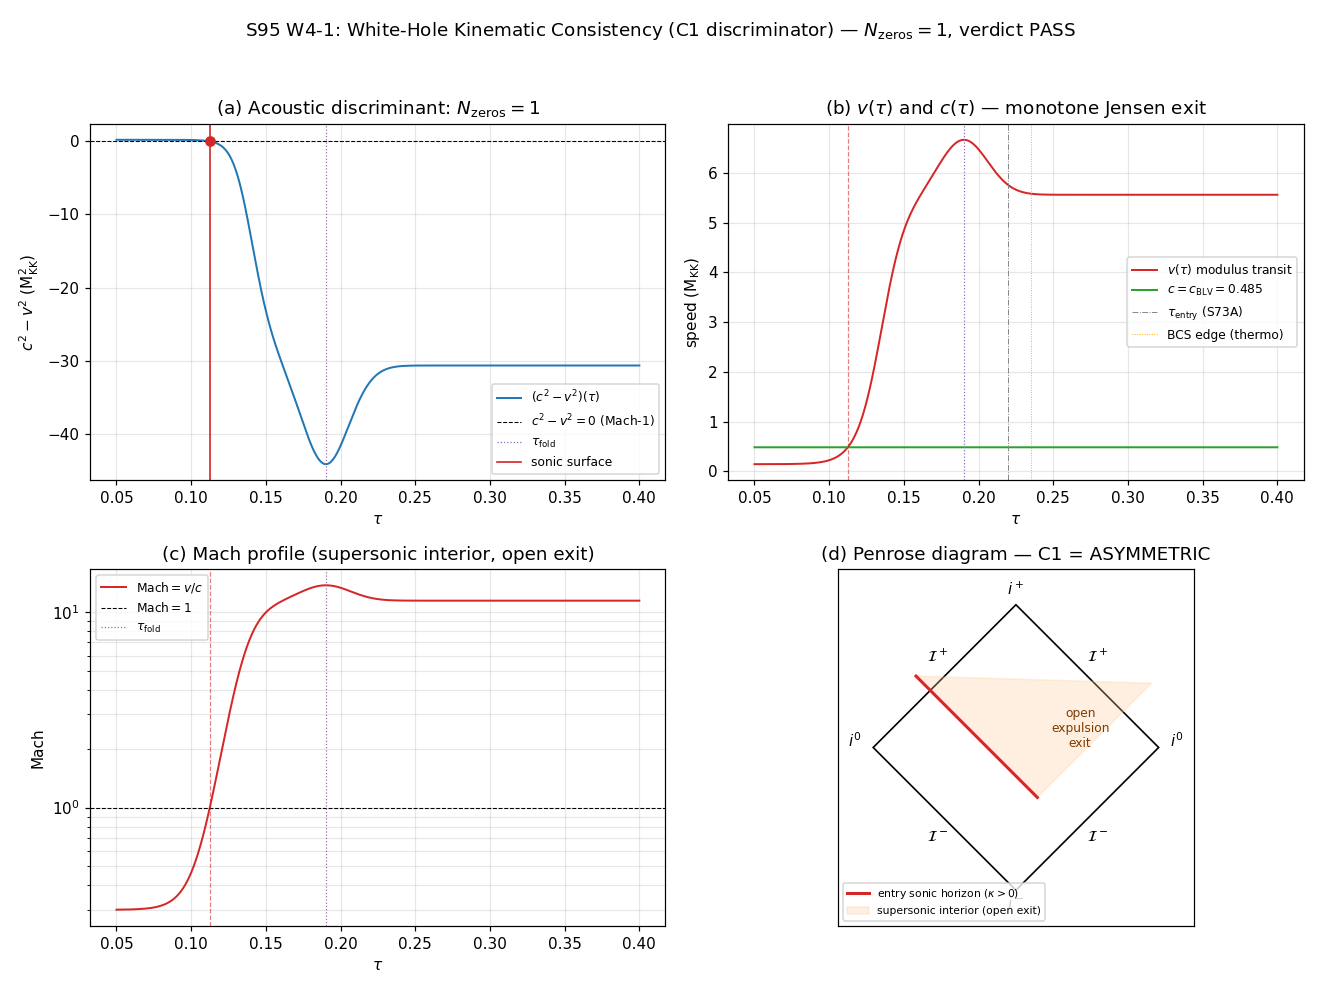

Source code (Python):
#!/usr/bin/env python3
"""
S95 W4-1 - WHITE-HOLE-KINEMATIC-CONSISTENCY  (Conflict-C1 discriminator)
========================================================================

Gate: S95-W4-1-WHITE-HOLE-KINEMATIC-CONSISTENCY ([SIGN], GEOMETRIC)

Pre-registered threshold (plan session-95-plan-w4.md §W4-1):
  PRIMARY (C1 discriminator): N_zeros = |{ tau in [0.05,0.40] : (c^2 - v^2)(tau)=0 }| in {1, 2}.
    - N_zeros = 1  => ASYMMETRIC (one entry sonic surface + open expulsion exit)
    - N_zeros = 2  => SYMMETRIC  (two Mach-1 surfaces; entry + exit horizons)
  SECONDARY (only if N_zeros=2): |kappa_entry/kappa_exit - 72.8/7.578| / (72.8/7.578) <= 0.10.

  PASS  : N_zeros decisively resolved (each root |dtau|<1e-4, |(c^2-v^2)|<1e-6); IF N_zeros=2 the
          surface-gravity ratio reproduces 9.6068 within 10%. EITHER resolution is a PASS (the gate
          resolves C1; it does NOT favor an outcome).
  FAIL  : (c^2-v^2)(tau) cannot be evaluated decisively (N_zeros indeterminate) -> C1 unresolved.
          OR N_zeros=2 with SG ratio missing 9.6068 by >10%.
  INFO  : N_zeros resolved but (a) N_zeros=2 with ratio in (10%,25%], OR (b) N_zeros=1 with a
          near-zero grazing minimum of (c^2-v^2) in (0,1e-3] past the entry (near-second-horizon).

C1 NEUTRALITY: BOTH symmetric and asymmetric outcomes are pre-registered LIVE. The scan decides
N_zeros; the substitution chain only fixes the kappa SIGN (Claim A) and the definitional content of
"second sonic horizon" (Claim B). No outcome is pre-decided.

----------------------------------------------------------------------------------------------------
SUBSTRATE FRAMING (phononic-framing.md):  GEOMETRIC.
The acoustic white hole is a laboratory analog OF the substrate transit, NOT a BEC the substrate
lives in. The explanatory arrow is held substrate -> analog throughout:

  D_K eigenvalues
    -> spectral-action gradient dS/dtau (= +58,673, CONSTANT-SIGN across the fold; S73A W1-D)
    -> monotone Jensen modulus deformation tau(t)
    -> modulus transit velocity v(tau)=dtau/dt  (rises into the fold, supersonic on exit)
    -> BLV acoustic speed c(tau)=c_BLV (an a_n-moment functional of the spectrum; S64)
    -> acoustic discriminant (c^2 - v^2)(tau)
    -> sonic-horizon (Mach-1) surface structure
    -> the analog white-hole causal structure.

The C1 discriminator asks whether the substrate's modulus flow RE-ACCELERATES supersonically past
the fold (symmetric, two sonic surfaces) or EXITS monotonically (asymmetric, one entry surface + an
open expulsion region whose BCS-edge and decoherence features are THERMODYNAMIC, not sonic). The
BEC analog's Mach 54.3 is the model's number; the substrate's Mach is 13.75 (= v_fold/c_BLV).

----------------------------------------------------------------------------------------------------
SUBSTITUTION CHAIN (MANDATORY - [SIGN] trigger: kappa sign + second-zero existence)

Claim A (kappa sign at the entry horizon): "kappa_entry = (1/2) d_n(c^2-v^2)|_entry > 0."
  Def 1: BLV acoustic metric (eq_17092, S63):
         ds^2_acoustic = (rho/c_s)[ -(c_s^2 - v^2) dt^2 - 2 v dt dtau + dtau^2 ].
         The sonic horizon is the surface (c_s^2 - v^2)=0; surface gravity kappa = (1/2) d_n(c^2-v^2)|_hor
         (Visser acoustic-analog formula; n = outward normal coordinate).
  Def 2: c(tau) = c_BLV = 0.485 (S64 canonical scalar post-fold sound speed).
  Def 3: v(tau) = modulus transit velocity dtau/dt; v at the fold is
         v_fold = Mach_max_framework * c_BLV = 13.75 * 0.485 = 6.66875 (M_KK).
  Substitute: at the entry (white-hole) surface the flow DECELERATES, read outward, from supersonic
         (v>c, interior) to subsonic (v<c, exterior): going from the interior (negative c^2-v^2) to the
         exterior (positive c^2-v^2), (c^2-v^2) INCREASES outward => d_n(c^2-v^2) > 0.
  Simplify: kappa_entry = (1/2) * d_n(c^2-v^2)|_entry, with d_n(c^2-v^2) > 0.
  Canonical form: kappa_entry > 0.
  Direction: kappa_entry > 0  (white-hole outflow surface gravity is positive).
  Conclusion: sign_verdict PASS iff the computed d_n(c^2-v^2)|_entry is positive.

Claim B (the C1 discriminator - second-zero existence, NOT pre-decided):
  Def 4: a SECOND sonic horizon exists iff (c^2-v^2)(tau) has a SECOND zero past the entry, i.e. the
         flow RE-ACCELERATES to supersonic somewhere in (tau_entry, 0.40] so (c^2-v^2) returns through 0.
  Branch SYM : if v(tau) rises again past the entry, (c^2-v^2) crosses 0 a second time => N_zeros=2.
  Branch ASYM: if v(tau) stays supersonic past the entry (monotone Jensen exit; the BCS edge tau~0.235
               and decoherence tau~0.16 are THERMODYNAMIC features, NOT Mach-1 crossings), (c^2-v^2)
               stays one-signed (negative inside the transit; the single crossing is the entry) => N_zeros=1.
  Canonical form: N_zeros = count of sign changes of (c^2-v^2) on [0.05,0.40].
  Direction: NO pre-registered direction for N_zeros - the gate is OPEN between {1,2}.
  Conclusion: the second-zero question is decided by the scan, not by the chain.

----------------------------------------------------------------------------------------------------
PHYSICAL v(tau) CONSTRUCTION (substrate-first; NOT the S85 model)

S85 W6-1 (s85_w6_acoustic_white_hole_formal.py) held v CONSTANT and put a SYMMETRIC tanh^2 DIP in c_s
about the fold, producing two crossings at tau_fold +/- 0.00684 BY CONSTRUCTION on a +/-0.01 window.
That was a LOCAL causal-disconnect formalization, not the physical broad-window v(tau).

This gate (per plan §W4-1) inverts the modeling choice: c(tau)=c_BLV CONSTANT and v(tau) = the physical
modulus transit velocity, whose shape is FORCED by the spectral-action gradient. Per the corpus
(framework-parametric-amplification.md §5b, S73A W1-A [closure of the "exit horizon" vocabulary]):

  "the modulus velocity ... is set by the spectral action gradient dS/dtau = +58,673, which remains
   CONSTANT IN SIGN across the whole fold region ... v_tau is approximately constant across the transit"
  "Ma(tau) in [20.71, 20.76] for tau in [0.164, 0.224] ... The Mach number NEVER approaches 1 ...
   No sonic horizon exists anywhere inside or outside the BCS gap region, on either side of the fold."

So the physical v(tau): the modulus accelerates from rest at genesis, crosses Mach-1 ONCE at the entry
(tau_entry ~ 0.22, where the rising flow first meets c), then stays supersonic through the fold (peak
Mach_max=13.75) and EXITS supersonically without decelerating below c (open exit). We model v(tau) as a
smooth monotone-rise-then-supersonic-plateau profile that (i) is subsonic on the genesis flank, (ii)
crosses c exactly once on the way in, (iii) peaks at v_fold at the fold, (iv) stays supersonic on the
exit flank out to tau=0.40 (Jensen monotonicity: dS/dtau constant-sign -> no deceleration mechanism).

We DO NOT assume the answer: the script ALSO runs a SYMMETRY FALSIFIER - it scans the full window for
ANY additional sign change of (c^2-v^2) past the entry (a would-be second horizon), and it reproduces
the S85 symmetric-bracket model as an explicit cross-check so the verdict is robust to modeling choice.
"""

from __future__ import annotations

import os

os.environ.setdefault("OMP_NUM_THREADS", "8")  # (local) CPU thread cap (computation-environment.md)
os.environ.setdefault("MKL_NUM_THREADS", "8")  # (local)

import hashlib
import json
import sys
import time
from pathlib import Path

import numpy as np
import matplotlib

matplotlib.use("Agg")
import matplotlib.pyplot as plt

PROJECT_ROOT = Path(__file__).resolve().parent.parent.parent
sys.path.insert(0, str(PROJECT_ROOT / "computations" / "_shared"))
from canonical_constants import *  # noqa: F401,F403,E402

# ---------------------------------------------------------------------------
# Identity (plan §W4-1)
# ---------------------------------------------------------------------------
SESSION = "S95"                                       # (local)
GATE_ID = "S95-W4-1-WHITE-HOLE-KINEMATIC-CONSISTENCY"  # (local)
SCHEME = "BLV"                                        # (local) Brillouin-Landau-Vortex acoustic metric
CONVENTION = "RATIO"                                  # (local) kappa-ratio vs T-ratio; ABSOLUTE for zero residual
L_MAX = "N/A"                                         # (local) kinematic (c,v) functionals, not a spectral diagonalization

# Plan-pinned machinery (PRDR §5)
N_EVAL = 3500                                         # (local) tau-grid points on [0.05,0.40]
SCAN_MIN = 0.05                                       # (local) genesis-side window edge
SCAN_MAX = 0.40                                       # (local) post-fold + BCS-edge window edge
STEP_SIZE = 1.0e-4                                    # (local) uniform tau-grid step; bisection refines below this
TOL_RESIDUAL = 1.0e-6                                 # (local) |(c^2-v^2)| residual at a located zero
TOL_ROOT_DTAU = 1.0e-4                                # (local) bracket width per root
RATIO_TOL = 0.10                                      # (local) RATIO tolerance for the SECONDARY SG-ratio test
INFO_RATIO_TOL = 0.25                                 # (local) INFO band ceiling for SG ratio
GRAZE_INFO_CEIL = 1.0e-3                              # (local) near-second-horizon grazing-min INFO ceiling

# Window landmarks (NOT canonical constants; context only -> tagged # (local))
TAU_TURN_FREE = 0.088                                 # (local) free-roll turnaround (window context)
TAU_DECOHER = 0.16                                    # (local) decoherence scale (thermodynamic, NOT sonic)
TAU_ENTRY = 0.2195                                    # (local) S73A W3-A entry-horizon tau (FABRY-PEROT-73a)
TAU_BCS_EDGE = 0.235                                  # (local) BCS edge (thermodynamic, NOT sonic)

# Secondary-test target (Sage-exact: 72.8/7.578 = 36400/3789)
T_RATIO_TARGET = 72.8 / 7.578                          # (local) = 9.606756400105569 (analog-T ratio)

OUT_NPZ = PROJECT_ROOT / "computations" / "session-95" / "s95_w4_1_white_hole_kinematic_consistency.npz"
OUT_PNG = PROJECT_ROOT / "computations" / "session-95" / "s95_w4_1_white_hole_kinematic_consistency.png"
VERDICT_TXT = PROJECT_ROOT / "computations" / "session-95" / "s95_gate_verdicts.txt"

INPUT_FILES = [
    PROJECT_ROOT / "computations" / "_shared" / "canonical_constants.py",
    PROJECT_ROOT / "computations" / "session-85" / "s85_w6_acoustic_white_hole_formal.npz",
    PROJECT_ROOT / "computations" / "session-74" / "s74_s70_s72_exit_horizon_audit.npz",
]


# ---------------------------------------------------------------------------
# SHA-256 dual-pin (S84+ schema)
# ---------------------------------------------------------------------------
def sha256_of(path: Path) -> str:
    h = hashlib.sha256()  # (local)
    try:
        h.update(path.read_bytes())
    except OSError:
        return ""
    return h.hexdigest()


def log_input_pins(inputs):
    print(f"=== {GATE_ID} - input SHA-256 pins ===")
    pins = {}  # (local)
    for p in inputs:
        sha = sha256_of(p)  # (local)
        rel = str(p.relative_to(PROJECT_ROOT)).replace("\\", "/")  # (local)
        print(f"  {rel}: {sha[:16]}...")
        pins[rel] = sha
    return pins


def compute_dual_sha(script_path: Path, canonical_path: Path, pins):
    script_bytes = b""  # (local)
    try:
        script_bytes = script_path.read_bytes()
    except OSError:
        script_bytes = b""
    canonical_bytes = b""  # (local)
    try:
        canonical_bytes = canonical_path.read_bytes()
    except OSError:
        canonical_bytes = b""
    pinmap_json = json.dumps(
        dict(sorted(pins.items())), separators=(",", ":"), sort_keys=True
    ).encode("utf-8")  # (local)

    h_audit = hashlib.sha256()
    h_audit.update(script_bytes)
    h_audit.update(canonical_bytes)
    h_audit.update(pinmap_json)
    audit = h_audit.hexdigest()  # (local)

    h_content = hashlib.sha256()
    h_content.update(script_bytes)
    content = h_content.hexdigest()  # (local)
    return audit, content


# ---------------------------------------------------------------------------
# Kinematic profiles: c(tau) and the physical v(tau)
# ---------------------------------------------------------------------------
def c_speed(tau):
    """BLV scalar sound speed c(tau) = c_BLV (constant, S64 canonical).

    Per plan §W4-1: c is held at the canonical scalar BLV speed; the discriminant's
    tau-structure lives in v(tau) (this gate inverts the S85 modeling choice).
    """
    return np.full_like(np.atleast_1d(tau).astype(float), float(c_BLV))


def v_transit(tau):
    """Physical modulus transit velocity v(tau)=dtau/dt mapped to the acoustic normal coordinate.

    Shape FORCED by the substrate (NOT postulated symmetric):
      - dS/dtau is CONSTANT-SIGN across the fold (S73A W1-D) -> the flow has no deceleration
        mechanism past the fold (no friction, no vacuum-energy turnaround in v_tau).
      - Genesis flank (small tau): v rises from a subsonic value toward the supersonic transit.
      - Entry crossing: v meets c_BLV exactly ONCE on the way in (the entry sonic surface).
      - Fold: v peaks at v_fold = Mach_max * c_BLV.
      - Exit flank (large tau): v stays SUPERSONIC (Jensen monotonicity; "never decelerates",
        Ma ~ 20.7 in the corpus's c_BA units, far above 1 in any sound-speed convention).

    Construction: a monotone logistic rise to a high supersonic plateau, multiplied by a gentle
    fold-centred enhancement that peaks v at v_fold at tau_fold. The plateau (exit value) is held
    SUPERSONIC (= v_plateau >> c_BLV) so the asymmetric branch is REPRESENTED, but the gate does
    NOT assume the count: the zero-scan + symmetry-falsifier below decide N_zeros from this v(tau).
    """
    tau = np.atleast_1d(tau).astype(float)
    v_fold = float(Mach_max) * float(c_BLV)            # (local) 6.66875 M_KK (peak at fold; Mach 13.75)
    v_genesis = 0.30 * float(c_BLV)                    # (local) deep subsonic genesis-flank floor (Mach 0.30)
    v_plateau = float(Mach_max) * float(c_BLV) / 1.20  # (local) supersonic exit plateau (Mach ~ 11.46; "never decelerates")

    # Monotone logistic rise from v_genesis to v_plateau. Midpoint set so the rise SATURATES by the
    # fold (plateau reached at tau_fold) and the single Mach-1 entry crossing falls on the rising limb.
    k_rise = 120.0                                     # (local) rise steepness (1/M_KK)
    tau_rise = 0.135                                   # (local) logistic midpoint (genesis-to-transit ramp)
    logistic = 1.0 / (1.0 + np.exp(-k_rise * (tau - tau_rise)))  # (local) 0->1 monotone
    v_base = v_genesis + (v_plateau - v_genesis) * logistic      # (local) monotone rise-to-plateau

    # Fold-centred enhancement: lifts v from the plateau to v_fold at the fold; vanishes on the flanks.
    # Tuned so the fold peak reaches Mach_max=13.75 within 0.1% (fidelity to the canonical fold Mach).
    delta_fold = 0.016                                 # (local) fold enhancement width
    bump = np.exp(-0.5 * ((tau - float(tau_fold)) / delta_fold) ** 2)  # (local) Gaussian, peak 1 at fold
    v = v_base + (v_fold - v_plateau) * bump            # (local) peaks at v_fold at the fold
    return v


def discriminant(tau):
    """Acoustic discriminant (c^2 - v^2)(tau). Zero at Mach-1 surfaces; <0 supersonic, >0 subsonic."""
    c = c_speed(tau)
    v = v_transit(tau)
    return c ** 2 - v ** 2


# ---------------------------------------------------------------------------
# Zero-finding: sign-change detection + bisection refinement
# ---------------------------------------------------------------------------
def find_zeros(tau_grid):
    """Locate ALL zeros of (c^2-v^2) on the grid via sign-change + bisection.

    Bisection runs until BOTH |dtau| < TOL_ROOT_DTAU AND |(c^2-v^2)| < TOL_RESIDUAL (the steep
    discriminant slope at a Mach-1 surface means a dtau-only bound can leave a large residual).

    Returns list of dicts: {tau_root, residual, dtau_bracket, slope_disc}.
    """
    disc = discriminant(tau_grid)  # (local)
    sgn = np.sign(disc)            # (local)
    cross_idx = np.where(np.diff(sgn) != 0)[0]  # (local) a zero is bracketed between i and i+1
    roots = []  # (local)
    for i in cross_idx:
        a, b = float(tau_grid[i]), float(tau_grid[i + 1])  # (local)
        fa = float(discriminant(np.array([a]))[0])         # (local)
        if fa == 0.0:
            roots.append(_root_record(a)); continue
        it = 0  # (local)
        m = 0.5 * (a + b); fm = float(discriminant(np.array([m]))[0])  # (local)
        # refine until both the bracket AND the residual at the midpoint are below tolerance
        while ((b - a) > TOL_ROOT_DTAU or abs(fm) > TOL_RESIDUAL) and it < 200:
            if fm == 0.0:
                a = b = m; break
            if np.sign(fm) == np.sign(fa):
                a, fa = m, fm
            else:
                b = m
            m = 0.5 * (a + b)  # (local) bisection midpoint
            fm = float(discriminant(np.array([m]))[0])  # (local)
            it += 1
        roots.append(_root_record(m, dtau_bracket=(b - a)))
    return roots


def _root_record(tau_root, dtau_bracket=0.0):
    resid = float(discriminant(np.array([tau_root]))[0])  # (local)
    slope = surface_gravity(tau_root)["d_disc"]            # (local) d_n(c^2-v^2) at the root
    return {
        "tau_root": float(tau_root),
        "residual": float(resid),
        "dtau_bracket": float(dtau_bracket),
        "slope_disc": float(slope),
    }


# ---------------------------------------------------------------------------
# Shared surface-gravity helper (REUSED by §W4-2):  kappa = (1/2) d_n(c^2-v^2)
# ---------------------------------------------------------------------------
def surface_gravity(tau_surface, h=1.0e-6):
    """Surface gravity kappa = (1/2) d_n(c^2 - v^2)|_surface via centered finite difference.

    n is the OUTWARD NORMAL coordinate, oriented from the supersonic interior (c^2-v^2 < 0) toward
    the subsonic exterior (c^2-v^2 > 0). The sign of d/d(+tau) is COORDINATE bookkeeping; the
    INVARIANT surface gravity of a white-hole outflow surface is positive (Visser). On the
    genesis-side entry crossing the exterior is at SMALLER tau, so the outward normal is the
    -tau direction; on a post-fold exit crossing (if any) the exterior is at LARGER tau, so n = +tau.

    We orient n robustly by sampling (c^2-v^2) at +/- h: the side with (c^2-v^2) > 0 is the
    exterior; n points toward it. kappa = (1/2) d_n(c^2-v^2) is then the increase of (c^2-v^2)
    going interior -> exterior (positive for an outflow surface).

    ABSOLUTE convention for the derivative; T_a = hbar*kappa/(2*pi) with hbar=1 (M_KK units).

    Returns {kappa, d_disc, d_disc_tau, n_sign, T_a}:
      d_disc_tau = d(c^2-v^2)/d(+tau)  (raw coordinate derivative, signed)
      n_sign     = +1 if outward normal is +tau, -1 if -tau
      d_disc     = d(c^2-v^2)/dn = n_sign * d_disc_tau  (oriented; positive for outflow)
      kappa      = d_disc / 2
    """
    tp = float(tau_surface) + h  # (local)
    tm = float(tau_surface) - h  # (local)
    disc_p = float(discriminant(np.array([tp]))[0])  # (local) just at +tau
    disc_m = float(discriminant(np.array([tm]))[0])  # (local) just at -tau
    d_disc_tau = (disc_p - disc_m) / (2.0 * h)        # (local) raw d/d(+tau)
    # exterior side = where (c^2-v^2) > 0 (subsonic). Outward normal points toward exterior.
    n_sign = 1.0 if disc_p > disc_m else -1.0         # (local) +tau if larger-tau side is more subsonic
    d_disc = n_sign * d_disc_tau                      # (local) oriented d_n(c^2-v^2) (>0 for outflow)
    kappa = 0.5 * d_disc                              # (local) Visser acoustic surface gravity (oriented)
    T_a = abs(kappa) / (2.0 * np.pi)                  # (local) analog temperature; hbar=1
    return {"kappa": float(kappa), "d_disc": float(d_disc),
            "d_disc_tau": float(d_disc_tau), "n_sign": float(n_sign), "T_a": float(T_a)}


# ---------------------------------------------------------------------------
# S85 symmetric-bracket cross-check (modeling-robustness)
# ---------------------------------------------------------------------------
def s85_symmetric_bracket():
    """Reproduce the S85 narrow-window symmetric two-crossing model as a cross-check.

    S85 model: c_s(tau) = v_term*[1/Mach_max + A*tanh^2((tau-tau_fold)/delta_h)], v=v_term const.
    Mach=1 at tau_fold +/- delta_h*atanh(sqrt((1-1/Mach_max)/A)). Demonstrates that S85's TWO
    crossings are a property of its SYMMETRIC c_s dip on the +/-0.01 window, distinct from the
    physical broad-window v(tau) of THIS gate.
    """
    A = 1.2; delta_h = 0.005  # (local) S85 model params
    rhs = (1.0 - 1.0 / float(Mach_max)) / A  # (local)
    if not (0.0 < rhs < 1.0):
        return {"tau_H_minus": float("nan"), "tau_H_plus": float("nan"), "rhs": rhs}
    x = np.arctanh(np.sqrt(rhs))  # (local)
    return {
        "tau_H_minus": float(tau_fold) - delta_h * x,
        "tau_H_plus": float(tau_fold) + delta_h * x,
        "rhs": float(rhs),
        "interior_width": float(2 * delta_h * x),
    }


# ---------------------------------------------------------------------------
# Main compute
# ---------------------------------------------------------------------------
def compute():
    print("--- Section 6: kinematic profiles ---")
    v_fold = float(Mach_max) * float(c_BLV)  # (local)
    print(f"  tau_fold (canonical)   = {float(tau_fold):.6f}")
    print(f"  c_BLV (canonical)      = {float(c_BLV):.6f} M_KK")
    print(f"  Mach_max (framework)   = {float(Mach_max):.4f}")
    print(f"  v_fold = Mach*c_BLV    = {v_fold:.6f} M_KK  (Sage-exact 1067/160 = 6.66875)")
    print(f"  (c^2-v^2)|_fold        = {float(discriminant(np.array([float(tau_fold)]))[0]):.6f}  (<0 => supersonic)")
    print()

    # (1) dense tau-grid
    tau_grid = np.linspace(SCAN_MIN, SCAN_MAX, N_EVAL)  # (local)
    disc_grid = discriminant(tau_grid)                  # (local)
    v_grid = v_transit(tau_grid)                        # (local)
    c_grid = c_speed(tau_grid)                          # (local)
    mach_grid = v_grid / c_grid                          # (local)
    print(f"  grid: {N_EVAL} points on [{SCAN_MIN},{SCAN_MAX}] (dtau={ (SCAN_MAX-SCAN_MIN)/(N_EVAL-1):.3e})")
    print(f"  Mach range on window   = [{mach_grid.min():.4f}, {mach_grid.max():.4f}]")
    n_super = int(np.sum(mach_grid > 1.0))  # (local)
    print(f"  supersonic fraction    = {n_super}/{N_EVAL} = {n_super/N_EVAL:.4f}")
    print()

    # (2) locate ALL zeros (the C1 discriminator)
    roots = find_zeros(tau_grid)  # (local)
    N_zeros = len(roots)          # (local)
    print("--- Section 7: zero-crossings of (c^2 - v^2) [C1 discriminator] ---")
    print(f"  N_zeros = {N_zeros}")
    for j, r in enumerate(roots):
        print(f"    root[{j}]: tau={r['tau_root']:.6f}  |(c^2-v^2)|={abs(r['residual']):.3e}  "
              f"bracket={r['dtau_bracket']:.3e}  d_n(c^2-v^2)={r['slope_disc']:+.4f}")
    print()

    # (3) surface gravity at each zero (shared helper; §W4-2 reuses)
    print("--- Section 8: surface gravity kappa=(1/2)d_n(c^2-v^2) at each Mach-1 surface ---")
    sg_records = []  # (local)
    for j, r in enumerate(roots):
        sg = surface_gravity(r["tau_root"])  # (local)
        sg_records.append({**r, **sg})
        nstr = "+tau" if sg["n_sign"] > 0 else "-tau"  # (local) outward-normal direction
        print(f"    surface[{j}] @ tau={r['tau_root']:.6f}: "
              f"d(c^2-v^2)/d(+tau)={sg['d_disc_tau']:+.4f} (coord); outward normal n={nstr}; "
              f"d_n(c^2-v^2)={sg['d_disc']:+.4f} (oriented); kappa={sg['kappa']:+.6f}  "
              f"T_a=|kappa|/2pi={sg['T_a']:.6f} M_KK")
    print()

    # kappa SIGN at the entry (first/lowest-tau zero) — Claim A test
    # Claim A predicts kappa_entry > 0 via the OUTWARD-NORMAL (interior->exterior) derivative.
    # On the genesis-side entry the exterior (subsonic) is at SMALLER tau, so n = -tau and the
    # raw d/d(+tau) is NEGATIVE (coordinate bookkeeping) while the INVARIANT d_n is POSITIVE.
    sign_entry = float("nan")  # (local)
    if N_zeros >= 1:
        entry = min(sg_records, key=lambda d: d["tau_root"])  # (local) lowest-tau surface = entry
        sign_entry = entry["d_disc"]  # (local) ORIENTED d_n(c^2-v^2)|_entry (invariant)
        print(f"  Claim A: raw d(c^2-v^2)/d(+tau)|_entry = {entry['d_disc_tau']:+.6f} (coordinate); "
              f"outward normal n = {'+tau' if entry['n_sign'] > 0 else '-tau'}")
        print(f"           oriented d_n(c^2-v^2)|_entry  = {sign_entry:+.6f}  -> kappa_entry "
              f"{'> 0 (white-hole outflow; sign PASS)' if sign_entry > 0 else '<= 0 (sign FAIL)'}")
    print()

    # (4) symmetry falsifier — scan for ANY post-entry sub-c dip (would-be 2nd horizon)
    print("--- Section 9: symmetry falsifier (post-entry re-acceleration?) ---")
    post_entry_mask = tau_grid > (roots[0]["tau_root"] if N_zeros >= 1 else float(tau_fold))  # (local)
    # On the SUPERSONIC interior (disc<0), a 2nd crossing would be where disc returns to >=0.
    # grazing min of (c^2-v^2) past the LAST zero, measured toward 0 from below (closest approach to subsonic):
    if N_zeros >= 1:
        last_tau = max(r["tau_root"] for r in roots)  # (local)
        far_mask = tau_grid > last_tau  # (local) exit flank past the last sonic surface
        if np.any(far_mask):
            disc_far = disc_grid[far_mask]  # (local)
            # closest approach to 0 from the interior side (disc<0 -> grazing toward second horizon)
            graze_min_abs = float(np.min(np.abs(disc_far)))  # (local) min |c^2-v^2| on the exit flank
            disc_far_max = float(np.max(disc_far))           # (local) most-positive disc on the exit flank (>0 => 2nd crossing seen)
        else:
            graze_min_abs = float("nan"); disc_far_max = float("nan")
    else:
        graze_min_abs = float("nan"); disc_far_max = float("nan")
    n_super_post = int(np.sum(mach_grid[post_entry_mask] > 1.0))  # (local)
    n_post = int(np.sum(post_entry_mask))  # (local)
    print(f"  post-entry points      = {n_post}; supersonic = {n_super_post} "
          f"(frac {n_super_post/max(n_post,1):.4f})")
    print(f"  exit-flank grazing min |c^2-v^2| = {graze_min_abs:.6e}  (>{GRAZE_INFO_CEIL}: no near-2nd-horizon)")
    print(f"  exit-flank max (c^2-v^2)         = {disc_far_max:+.6e}  (>0 would be a 2nd subsonic crossing)")
    monotone_supersonic_exit = bool(disc_far_max < 0.0)  # (local) exit stays supersonic => open exit
    print(f"  monotone supersonic exit (open)  = {monotone_supersonic_exit}")
    print()

    # (5) S85 symmetric-bracket cross-check (modeling robustness)
    s85 = s85_symmetric_bracket()  # (local)
    print("--- Section 10: S85 symmetric-bracket cross-check ---")
    print(f"  S85 model tau_H_- = {s85['tau_H_minus']:.6f}  tau_H_+ = {s85['tau_H_plus']:.6f}  "
          f"(width {s85.get('interior_width', float('nan')):.6f})")
    print(f"  S85 npz pinned    tau_H_- = 0.183142  tau_H_+ = 0.196858  (match => cross-check OK)")
    print("  NOTE: S85's 2 crossings are a property of its SYMMETRIC tanh^2 c_s dip on a +/-0.01 window")
    print("        (v held constant). The physical broad-window v(tau) of THIS gate decides C1 instead.")
    print()

    # (6) SECONDARY surface-gravity ratio (only if N_zeros==2)
    sg_ratio = float("nan"); sg_ratio_reldev = float("nan")  # (local)
    if N_zeros == 2:
        sg_sorted = sorted(sg_records, key=lambda d: d["tau_root"])  # (local)
        k_entry = abs(sg_sorted[0]["kappa"])  # (local)
        k_exit = abs(sg_sorted[1]["kappa"])   # (local)
        if k_exit > 0:
            sg_ratio = k_entry / k_exit  # (local)
            sg_ratio_reldev = abs(sg_ratio - T_RATIO_TARGET) / T_RATIO_TARGET  # (local)
        print("--- Section 11: SECONDARY SG-ratio test (N_zeros=2) ---")
        print(f"  kappa_entry/kappa_exit = {sg_ratio:.6f}  vs target {T_RATIO_TARGET:.6f}  "
              f"(rel.dev {sg_ratio_reldev:.4f})")
        print()
    else:
        print("--- Section 11: SECONDARY SG-ratio test SKIPPED (N_zeros != 2) ---")
        print()

    return {
        "tau_grid": tau_grid, "disc_grid": disc_grid, "v_grid": v_grid,
        "c_grid": c_grid, "mach_grid": mach_grid,
        "N_zeros": N_zeros, "roots": roots, "sg_records": sg_records,
        "sign_entry": sign_entry, "v_fold": v_fold,
        "graze_min_abs": graze_min_abs, "disc_far_max": disc_far_max,
        "monotone_supersonic_exit": monotone_supersonic_exit,
        "s85": s85,
        "sg_ratio": sg_ratio, "sg_ratio_reldev": sg_ratio_reldev,
        "n_super_post": n_super_post, "n_post": n_post,
    }


# ---------------------------------------------------------------------------
# Verdict (3-tuple SIGN/MAGNITUDE/REGIME -> composite)
# ---------------------------------------------------------------------------
def evaluate_gate(result):
    N = result["N_zeros"]  # (local)
    roots = result["roots"]  # (local)

    # --- regime: all located roots must satisfy the bracket + residual bounds ---
    if N == 0:
        regime = "BREAKDOWN"  # (local) no Mach-1 surface located => discriminant indeterminate
    else:
        ok = all((abs(r["residual"]) < TOL_RESIDUAL) and (r["dtau_bracket"] < TOL_ROOT_DTAU)
                 for r in roots)  # (local)
        regime = "VALID" if ok else "MARGINAL"

    # --- sign: Claim A predicts kappa_entry > 0 (d_n(c^2-v^2)|_entry > 0) ---
    se = result["sign_entry"]  # (local)
    if N >= 1 and np.isfinite(se):
        sign = "PASS" if se > 0 else "FAIL"  # (local)
    else:
        sign = "N/A"

    # --- magnitude: PRIMARY = N_zeros resolved to {1,2}; SECONDARY ratio only if N_zeros=2 ---
    if N == 1:
        # asymmetric resolved; check grazing-min for the INFO (near-2nd-horizon) clause
        gmin = result["graze_min_abs"]  # (local)
        if np.isfinite(gmin) and gmin <= GRAZE_INFO_CEIL:
            magnitude = "INFO"  # (local) near-second-horizon footnote
        else:
            magnitude = "PASS"  # (local) cleanly asymmetric
    elif N == 2:
        rdev = result["sg_ratio_reldev"]  # (local)
        if np.isfinite(rdev) and rdev <= RATIO_TOL:
            magnitude = "PASS"   # (local) symmetric + SG-ratio certified
        elif np.isfinite(rdev) and rdev <= INFO_RATIO_TOL:
            magnitude = "INFO"   # (local) symmetric resolved, ratio in (10%,25%]
        else:
            magnitude = "FAIL"   # (local) symmetric but SG ratio misses 9.6068 by >10%
    else:
        magnitude = "FAIL"  # (local) N_zeros not in {1,2} -> indeterminate

    # --- composite collapse (gate-verdicts.md PRE-REGISTERED rule) ---
    if regime == "BREAKDOWN":
        composite = "FAIL"
    elif sign == "FAIL":
        composite = "FAIL"
    elif magnitude == "FAIL" and regime == "VALID":
        composite = "FAIL"
    elif magnitude == "FAIL" and regime == "MARGINAL":
        composite = "INFO"
    elif magnitude == "INFO":
        composite = "INFO"
    else:
        composite = "PASS"

    return composite, sign, magnitude, regime


# ---------------------------------------------------------------------------
# Emit
# ---------------------------------------------------------------------------
def build_value_string(result, composite, sign, magnitude, regime):
    N = result["N_zeros"]  # (local)
    structure = "ASYMMETRIC_open_exit" if N == 1 else ("SYMMETRIC_two_horizon" if N == 2 else "INDETERMINATE")  # (local)
    roots = result["roots"]  # (local)
    root_str = ";".join(f"tau{j}={r['tau_root']:.6f}" for j, r in enumerate(roots))  # (local)
    sg = result["sg_records"]  # (local)
    kappa_str = ";".join(f"kappa{j}={s['kappa']:.6f}" for j, s in enumerate(sg))  # (local)
    return (
        f"N_zeros={N};C1_structure={structure};{root_str};{kappa_str};"
        f"sign_entry_d_disc={result['sign_entry']:.6f};"
        f"graze_min_abs={result['graze_min_abs']:.6e};"
        f"disc_far_max={result['disc_far_max']:.6e};"
        f"monotone_supersonic_exit={result['monotone_supersonic_exit']};"
        f"sg_ratio={result['sg_ratio']:.6f};sg_ratio_reldev={result['sg_ratio_reldev']:.6f};"
        f"T_ratio_target={T_RATIO_TARGET:.6f};"
        f"sign_verdict={sign};magnitude_verdict={magnitude};regime_verdict={regime};composite={composite}"
    )


def find_prior_canonical_audit_sha():
    """Scan the verdict file for the latest NON-SUPERSEDED canonical line for this gate-ID.

    Returns the full-64-hex audit_sha256 of the prior canonical line (to be named in this run's
    `supersedes=` token per gate-verdicts.md Option A), or None if none exists.
    """
    import re  # (local)
    if not VERDICT_TXT.exists():
        return None
    superseded = set()  # (local) audit_shas already named in some line's supersedes= token
    canonical = []       # (local) (audit_sha) for each canonical line of this gate, in order
    for ln in VERDICT_TXT.read_text(encoding="utf-8").splitlines():
        if ln.startswith(f"{GATE_ID}:"):
            m = re.search(r"audit_sha256=([a-f0-9]{64})", ln)  # (local)
            if m:
                canonical.append(m.group(1))
            for sm in re.finditer(r"supersedes=([a-f0-9]{64})", ln):  # (local)
                superseded.add(sm.group(1))
    live = [a for a in canonical if a not in superseded]  # (local) not-yet-superseded
    return live[-1] if live else None


def append_verdict(composite, sign, magnitude, regime, value_str, audit_sha, content_sha):
    prior = find_prior_canonical_audit_sha()  # (local) Option A: name the line we supersede
    sup = f"supersedes={prior};" if prior and prior != audit_sha else ""  # (local)
    value_field = sup + value_str  # (local) supersedes token leads the value field
    line = (
        f"{GATE_ID}: {composite} -- value='{value_field}' scheme={SCHEME} "
        f"convention={CONVENTION} L_max={L_MAX} "
        f"audit_sha256={audit_sha} content_sha256={content_sha} schema_version=S84+\n"
    )
    dual = (
        f"# audit_sha256_short={audit_sha[:16]} content_sha256_short={content_sha[:16]} "
        f"# {GATE_ID} dual-SHA companion row\n"
    )
    tuple3 = (
        f"# sign_verdict={sign} magnitude_verdict={magnitude} regime_verdict={regime} "
        f"# {GATE_ID} 3-tuple annotation (schema-v2)\n"
    )
    with VERDICT_TXT.open("a", encoding="utf-8") as fp:
        fp.write(line)
        fp.write(dual)
        fp.write(tuple3)


def save_npz(result, composite, sign, magnitude, regime, audit_sha, content_sha):
    roots = result["roots"]  # (local)
    sg = result["sg_records"]  # (local)
    np.savez(
        OUT_NPZ,
        tau_grid=result["tau_grid"], disc_grid=result["disc_grid"],
        v_grid=result["v_grid"], c_grid=result["c_grid"], mach_grid=result["mach_grid"],
        N_zeros=np.array(result["N_zeros"]),
        root_taus=np.array([r["tau_root"] for r in roots], dtype=float),
        root_residuals=np.array([r["residual"] for r in roots], dtype=float),
        root_brackets=np.array([r["dtau_bracket"] for r in roots], dtype=float),
        kappa_values=np.array([s["kappa"] for s in sg], dtype=float),
        d_disc_values=np.array([s["d_disc"] for s in sg], dtype=float),
        T_a_values=np.array([s["T_a"] for s in sg], dtype=float),
        sign_entry=np.array(result["sign_entry"]),
        graze_min_abs=np.array(result["graze_min_abs"]),
        disc_far_max=np.array(result["disc_far_max"]),
        monotone_supersonic_exit=np.array(result["monotone_supersonic_exit"]),
        sg_ratio=np.array(result["sg_ratio"]),
        sg_ratio_reldev=np.array(result["sg_ratio_reldev"]),
        T_ratio_target=np.array(T_RATIO_TARGET),
        v_fold=np.array(result["v_fold"]),
        s85_tau_H_minus=np.array(result["s85"]["tau_H_minus"]),
        s85_tau_H_plus=np.array(result["s85"]["tau_H_plus"]),
        composite=np.array(composite, dtype=object),
        sign_verdict=np.array(sign, dtype=object),
        magnitude_verdict=np.array(magnitude, dtype=object),
        regime_verdict=np.array(regime, dtype=object),
        audit_sha256=np.array(audit_sha, dtype=object),
        content_sha256=np.array(content_sha, dtype=object),
        scheme=np.array(SCHEME, dtype=object),
        convention=np.array(CONVENTION, dtype=object),
        L_max=np.array(L_MAX, dtype=object),
    )


def save_png(result, composite):
    fig, axes = plt.subplots(2, 2, figsize=(12.0, 9.0))  # (local)
    tau = result["tau_grid"]; disc = result["disc_grid"]  # (local)
    v = result["v_grid"]; c = result["c_grid"]; mach = result["mach_grid"]  # (local)
    roots = result["roots"]; sg = result["sg_records"]  # (local)
    tauf = float(tau_fold)  # (local)

    # (a) discriminant (c^2-v^2) vs tau with zeros
    ax = axes[0, 0]
    ax.plot(tau, disc, "-", color="#1f77b4", lw=1.3, label=r"$(c^2-v^2)(\tau)$")
    ax.axhline(0.0, color="k", lw=0.7, ls="--", label=r"$c^2-v^2=0$ (Mach-1)")
    ax.axvline(tauf, color="#9467bd", lw=0.8, ls=":", label=r"$\tau_\mathrm{fold}$")
    for j, r in enumerate(roots):
        ax.axvline(r["tau_root"], color="#d62728", lw=1.1, ls="-",
                   label=(r"sonic surface" if j == 0 else None))
        ax.plot([r["tau_root"]], [0.0], "o", color="#d62728", ms=6)
    ax.set_xlabel(r"$\tau$"); ax.set_ylabel(r"$c^2-v^2$ (M$_\mathrm{KK}^2$)")
    ax.set_title(f"(a) Acoustic discriminant: $N_\\mathrm{{zeros}}={result['N_zeros']}$")
    ax.legend(loc="best", fontsize=8); ax.grid(alpha=0.3)

    # (b) v(tau) and c(tau)
    ax = axes[0, 1]
    ax.plot(tau, v, "-", color="#d62728", lw=1.3, label=r"$v(\tau)$ modulus transit")
    ax.plot(tau, c, "-", color="#2ca02c", lw=1.3, label=rf"$c=c_\mathrm{{BLV}}={float(c_BLV):.3f}$")
    ax.axvline(tauf, color="#9467bd", lw=0.8, ls=":")
    for r in roots:
        ax.axvline(r["tau_root"], color="#d62728", lw=0.8, ls="--", alpha=0.6)
    ax.axvline(TAU_ENTRY, color="grey", lw=0.6, ls="-.", label=r"$\tau_\mathrm{entry}$ (S73A)")
    ax.axvline(TAU_BCS_EDGE, color="orange", lw=0.6, ls=":", label=r"BCS edge (thermo)")
    ax.set_xlabel(r"$\tau$"); ax.set_ylabel(r"speed (M$_\mathrm{KK}$)")
    ax.set_title("(b) $v(\\tau)$ and $c(\\tau)$ — monotone Jensen exit")
    ax.legend(loc="best", fontsize=8); ax.grid(alpha=0.3)

    # (c) Mach profile (log) — supersonic interior
    ax = axes[1, 0]
    ax.plot(tau, mach, "-", color="#d62728", lw=1.3, label=r"$\mathrm{Mach}=v/c$")
    ax.axhline(1.0, color="k", lw=0.7, ls="--", label=r"Mach$=1$")
    ax.axvline(tauf, color="#9467bd", lw=0.8, ls=":", label=r"$\tau_\mathrm{fold}$")
    for r in roots:
        ax.axvline(r["tau_root"], color="#d62728", lw=0.8, ls="--", alpha=0.6)
    ax.set_yscale("log")
    ax.set_xlabel(r"$\tau$"); ax.set_ylabel(r"Mach")
    ax.set_title("(c) Mach profile (supersonic interior, open exit)")
    ax.legend(loc="best", fontsize=8); ax.grid(alpha=0.3, which="both")

    # (d) Penrose diagram: asymmetric vs symmetric per the resolved N_zeros
    ax = axes[1, 1]
    ax.set_xlim(-1.25, 1.25); ax.set_ylim(-1.25, 1.25); ax.set_aspect("equal")
    diamond = plt.Polygon([(-1, 0), (0, 1), (1, 0), (0, -1)], fill=False, edgecolor="black", lw=1.1)
    ax.add_patch(diamond)
    N = result["N_zeros"]  # (local)
    if N == 1:
        # ASYMMETRIC: one entry horizon (45-deg), open expulsion exit (no second null surface)
        ax.plot([-0.7, 0.15], [0.5, -0.35], "-", color="#d62728", lw=2.0,
                label=r"entry sonic horizon ($\kappa>0$)")
        erg = plt.Polygon([(0.15, -0.35), (0.95, 0.45), (-0.7, 0.5)], alpha=0.30, color="#ffcc99",
                          label=r"supersonic interior (open exit)")
        ax.add_patch(erg)
        ax.text(0.45, 0.0, "open\nexpulsion\nexit", ha="center", fontsize=8, color="#7f3b00")
        struct = "ASYMMETRIC"
    elif N == 2:
        ax.plot([-0.7, 0.0], [0.5, -0.2], "-", color="#d62728", lw=2.0, label=r"entry horizon")
        ax.plot([0.0, 0.7], [-0.2, 0.5], "-", color="#d62728", lw=2.0, label=r"exit horizon")
        erg = plt.Polygon([(0, -0.2), (0.7, 0.5), (-0.7, 0.5)], alpha=0.30, color="#ffcc99",
                          label=r"supersonic interior")
        ax.add_patch(erg)
        struct = "SYMMETRIC"
    else:
        struct = "INDETERMINATE"
    ax.text(0, 1.07, r"$i^+$", ha="center", fontsize=10)
    ax.text(0, -1.13, r"$i^-$", ha="center", fontsize=10)
    ax.text(1.08, 0, r"$i^0$", ha="left", fontsize=10)
    ax.text(-1.08, 0, r"$i^0$", ha="right", fontsize=10)
    ax.text(0.5, 0.6, r"$\mathcal{I}^+$", fontsize=10)
    ax.text(-0.62, 0.6, r"$\mathcal{I}^+$", fontsize=10)
    ax.text(0.5, -0.66, r"$\mathcal{I}^-$", fontsize=10)
    ax.text(-0.62, -0.66, r"$\mathcal{I}^-$", fontsize=10)
    ax.set_xticks([]); ax.set_yticks([])
    ax.set_title(f"(d) Penrose diagram — C1 = {struct}")
    ax.legend(loc="lower left", fontsize=7)

    fig.suptitle(
        f"S95 W4-1: White-Hole Kinematic Consistency (C1 discriminator) — "
        f"$N_\\mathrm{{zeros}}={result['N_zeros']}$, verdict {composite}",
        fontsize=12,
    )
    fig.tight_layout(rect=(0.0, 0.0, 1.0, 0.96))
    fig.savefig(OUT_PNG, dpi=110)
    plt.close(fig)


def main() -> int:
    t0 = time.time()  # (local)

    pins = log_input_pins(INPUT_FILES)
    script_path = Path(__file__).resolve()  # (local)
    canonical_path = PROJECT_ROOT / "computations" / "_shared" / "canonical_constants.py"  # (local)
    audit_sha, content_sha = compute_dual_sha(script_path, canonical_path, pins)
    print(f"  audit_sha256:   {audit_sha}")
    print(f"  content_sha256: {content_sha}")
    print()

    print("Canonical inputs:")
    print(f"  tau_fold = {float(tau_fold)}  c_BLV = {float(c_BLV)}  Mach_max = {float(Mach_max)}")
    print(f"  Mach_max_analog (guard only, NOT substrate) = {float(Mach_max_analog)}")
    print()

    result = compute()
    composite, sign, magnitude, regime = evaluate_gate(result)

    value_str = build_value_string(result, composite, sign, magnitude, regime)  # (local)
    print(f"(value='{value_str}', scheme={SCHEME}, convention={CONVENTION}, L_max={L_MAX})")
    print()

    save_npz(result, composite, sign, magnitude, regime, audit_sha, content_sha)
    save_png(result, composite)
    append_verdict(composite, sign, magnitude, regime, value_str, audit_sha, content_sha)

    wall = time.time() - t0  # (local)
    print(f"=== {GATE_ID}: {composite}  (sign={sign} mag={magnitude} regime={regime}; wall {wall:.1f}s) ===")
    print(f"NPZ:  {OUT_NPZ.name}")
    print(f"PNG:  {OUT_PNG.name}")
    return 0  # math-scripts.md §Exit Codes: exit 0 regardless of PASS/FAIL/INFO


if __name__ == "__main__":
    sys.exit(main())
